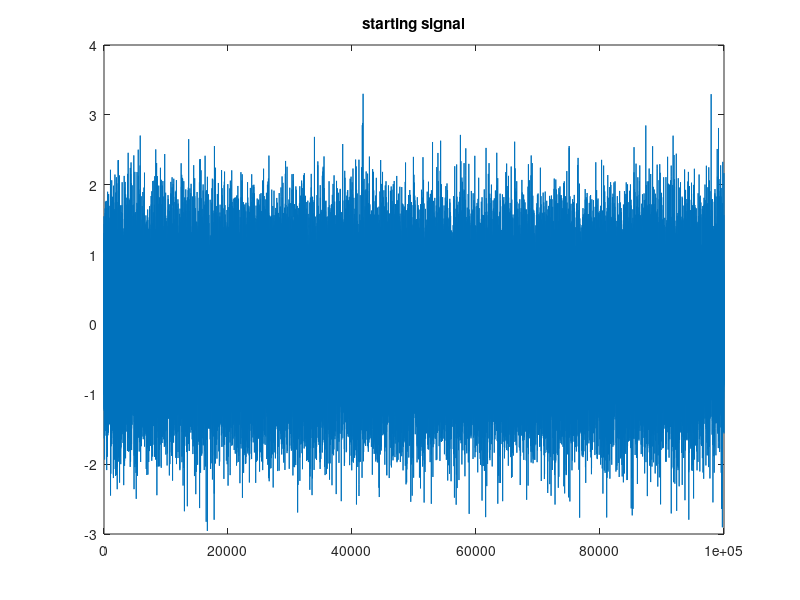
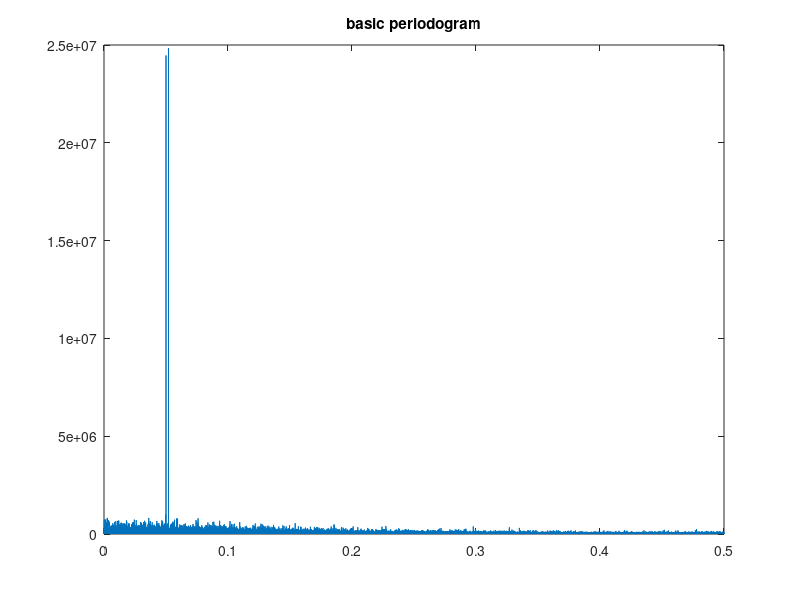
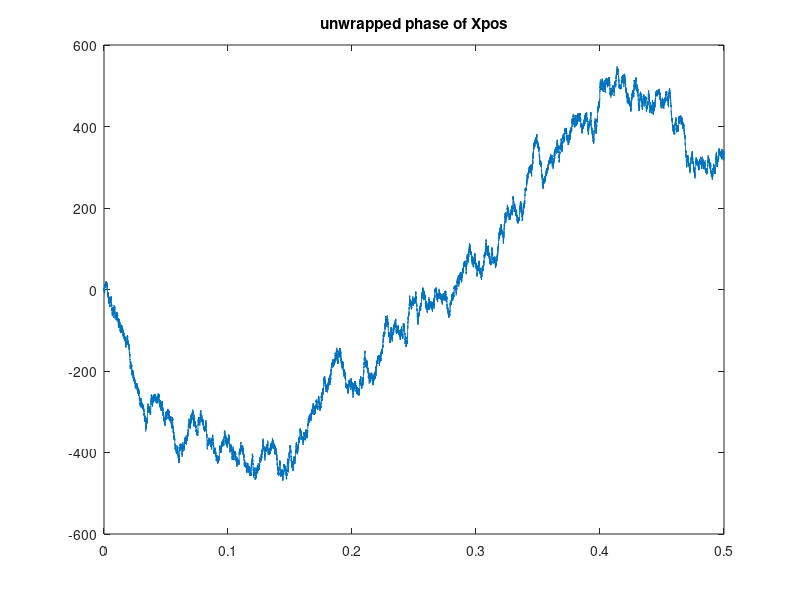

The MATLAB script that drew these images, in order: (Note: this script raises an error after producing the figures.)
%% Lab 05
% ex2

close all, clear all, clc;

%% step 1
finn = fopen('SpectralEstimation.txt');
x = fscanf(finn, '%f');
N = length(x);

fclose(finn);

%% step 2
n = 0:1:N-1;
plot (n, x);
title('starting signal');
%% step 3
X_fft = fft(x);

Xpos = X_fft(1:N/2+1);
f = 1/N*(0:N/2);

basic_per = abs((Xpos).^2);
n = 0:1:N/2-1;
figure
plot (f, basic_per);
title('basic periodogram');
figure
plot (f, unwrap(angle(Xpos)));
title('unwrapped phase of Xpos');

%% step 4
pxx = pwelch(x, 2000, 1000);
figure;
plot (0:1:length(pxx)-1, pxx);
title('welch periodogram');